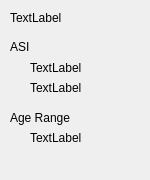
<?xml version="1.0" encoding="UTF-8"?>
<ui version="4.0">
 <class>RaceCard</class>
 <widget class="QWidget" name="RaceCard">
  <property name="geometry">
   <rect>
    <x>0</x>
    <y>0</y>
    <width>150</width>
    <height>180</height>
   </rect>
  </property>
  <property name="sizePolicy">
   <sizepolicy hsizetype="Fixed" vsizetype="Fixed">
    <horstretch>0</horstretch>
    <verstretch>0</verstretch>
   </sizepolicy>
  </property>
  <property name="minimumSize">
   <size>
    <width>150</width>
    <height>180</height>
   </size>
  </property>
  <property name="maximumSize">
   <size>
    <width>150</width>
    <height>180</height>
   </size>
  </property>
  <property name="windowTitle">
   <string>Form</string>
  </property>
  <widget class="QLabel" name="Name">
   <property name="geometry">
    <rect>
     <x>10</x>
     <y>10</y>
     <width>111</width>
     <height>16</height>
    </rect>
   </property>
   <property name="text">
    <string>TextLabel</string>
   </property>
  </widget>
  <widget class="QLabel" name="label_2">
   <property name="geometry">
    <rect>
     <x>10</x>
     <y>40</y>
     <width>47</width>
     <height>13</height>
    </rect>
   </property>
   <property name="text">
    <string>ASI</string>
   </property>
  </widget>
  <widget class="QLabel" name="PrimASI">
   <property name="geometry">
    <rect>
     <x>30</x>
     <y>60</y>
     <width>111</width>
     <height>16</height>
    </rect>
   </property>
   <property name="text">
    <string>TextLabel</string>
   </property>
  </widget>
  <widget class="QLabel" name="label_4">
   <property name="geometry">
    <rect>
     <x>10</x>
     <y>110</y>
     <width>81</width>
     <height>16</height>
    </rect>
   </property>
   <property name="text">
    <string>Age Range</string>
   </property>
  </widget>
  <widget class="QLabel" name="Age">
   <property name="geometry">
    <rect>
     <x>30</x>
     <y>130</y>
     <width>111</width>
     <height>16</height>
    </rect>
   </property>
   <property name="text">
    <string>TextLabel</string>
   </property>
  </widget>
  <widget class="QLabel" name="SecASI">
   <property name="geometry">
    <rect>
     <x>30</x>
     <y>80</y>
     <width>111</width>
     <height>16</height>
    </rect>
   </property>
   <property name="text">
    <string>TextLabel</string>
   </property>
  </widget>
 </widget>
 <resources/>
 <connections/>
</ui>
